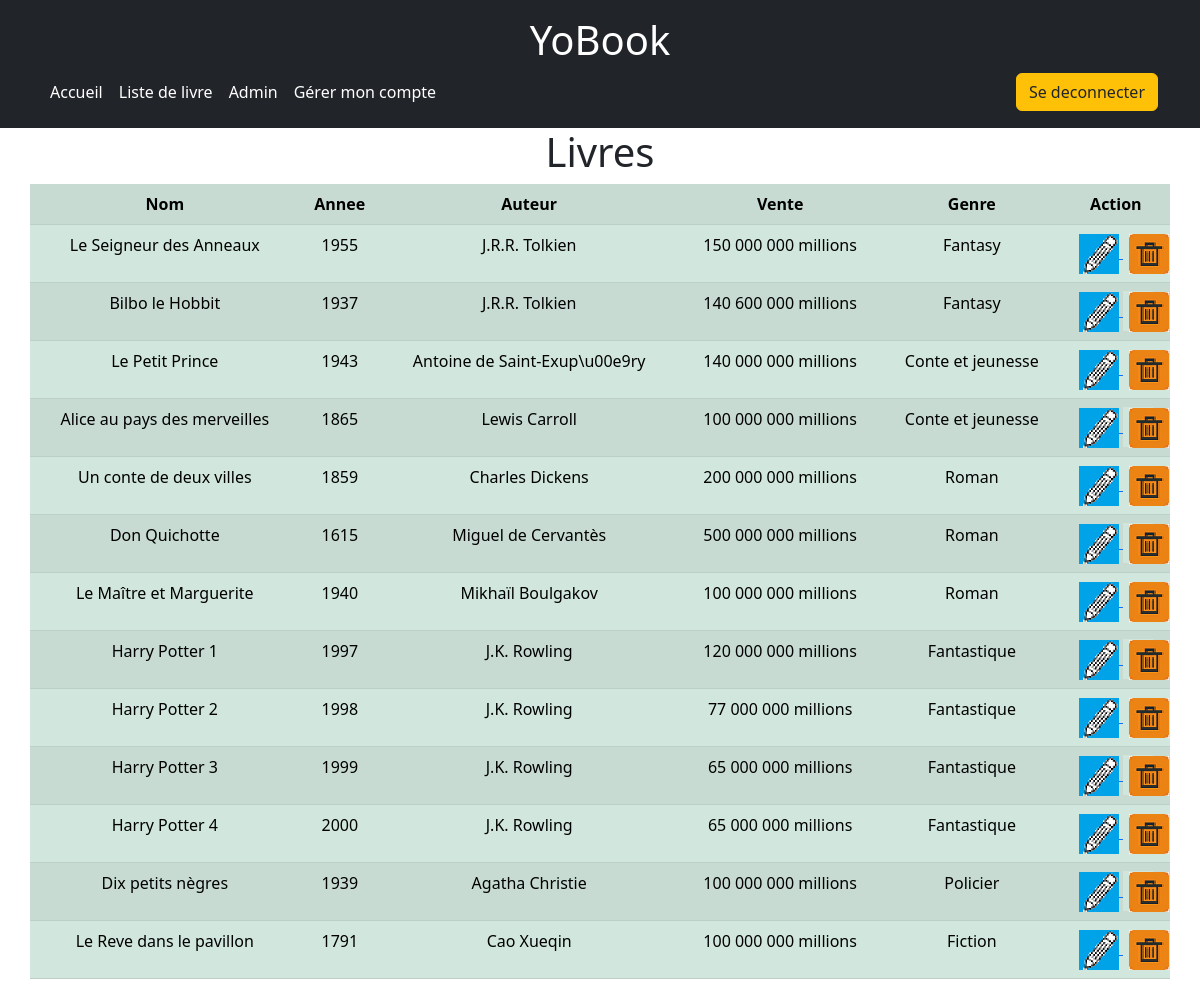
The page /index.php?uc=admin&action=listLivres (signed in) on the database as committed earlier.
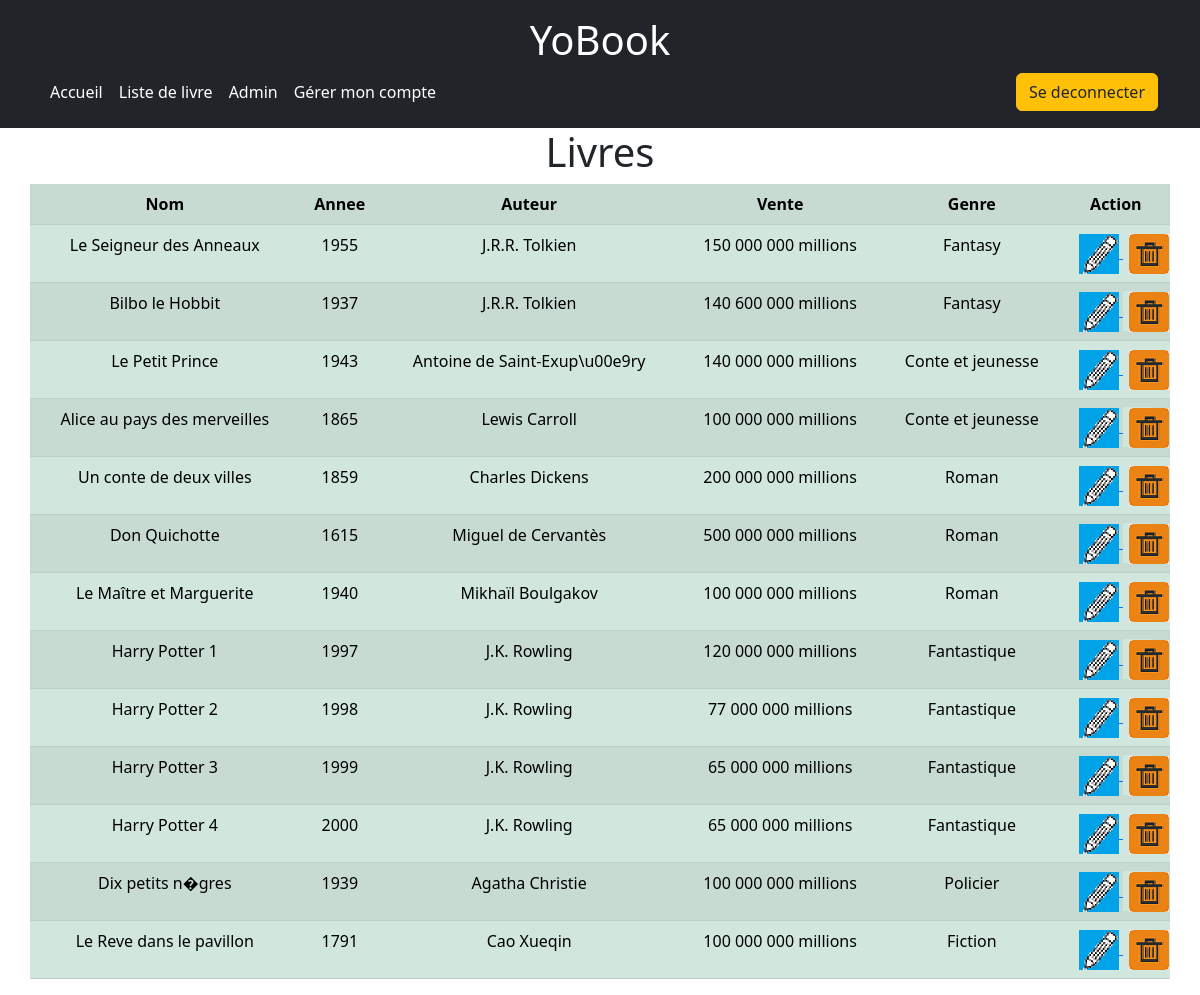
The same page on the database as committed later.
### tables this page shows
CREATE TABLE `livre` (
  `idlivre` int(11) NOT NULL AUTO_INCREMENT,
  `nom` varchar(100) DEFAULT NULL,
  `annee` int(11) DEFAULT NULL,
  `description` varchar(10000) DEFAULT NULL,
  `auteur` varchar(100) DEFAULT NULL,
  `vente` int(11) DEFAULT NULL,
  `idgenre` int(11) NOT NULL,
  `image` varchar(100) DEFAULT NULL,
  PRIMARY KEY (`idlivre`,`idgenre`),
  KEY `fk_livre_genre1_idx` (`idgenre`),
  CONSTRAINT `fk_livre_genre1` FOREIGN KEY (`idgenre`) REFERENCES `genre` (`idgenre`) ON DELETE NO ACTION ON UPDATE NO ACTION
);

CREATE TABLE `genre` (
  `idgenre` int(11) NOT NULL AUTO_INCREMENT,
  `genre` varchar(45) DEFAULT NULL,
  PRIMARY KEY (`idgenre`)
);

### modeles/User.php (called while the page is built, shortened)
<?php
class User
{
    public static function isAdminConnected()
    {
        return ($_SESSION["compte"]["admin"] == 1) ? true : false ;
    }
    public static function isNotConnected()
    {
        return ($_SESSION["compte"]["utilisateur"] == 0 && $_SESSION["compte"]["admin"] == 0) ? true : false ;
    }
}

### modeles/monPdo.php (called while the page is built, shortened)
<?php
class MonPdo
{
    private static $serveur = 'mysql:host=localhost';
    private static $bdd = 'dbname=dblivre';
    private static $user = 'dbmonstres';
    private static $mdp = 'MegaSecret';
    private static $unPdo = null;
    private function __construct()
    {
        MonPdo::$unPdo = new PDO(MonPdo::$serveur . ';' . MonPdo::$bdd, MonPdo::$user, MonPdo::$mdp);
        MonPdo::$unPdo->query("SET CHARACTER SET utf8");
        MonPdo::$unPdo->setAttribute(PDO::ATTR_ERRMODE, PDO::ERRMODE_EXCEPTION);
    }
    public static function getInstance()
    {
        if (self::$unPdo == null) {
            self::$monPdo = new MonPdo();
        }
        return self::$unPdo;
    }
    public static function dbRun($sql, $param = null)
    {
        $statement = MonPdo::getInstance()->prepare($sql);
        $statement->execute($param);
        return $statement;
    }
}

### modeles/genre.php (called while the page is built, shortened)
<?php
class Genre
{
    public static function findById(int $id)
    {
        $sql = "SELECT `idgenre`, `genre` FROM genre WHERE idgenre = ?";
        $param = [$id];
        $statement = MonPdo::getInstance()->prepare($sql);
        $statement->execute($param);
        $statement->setFetchMode(PDO::FETCH_CLASS | PDO::FETCH_PROPS_LATE, 'Livre');
        return $statement->fetch();
    }
}

### vues/admin/tableauLivre.php (the view, shortened to what this page needs)
<div class="container text-center">
    <h1>Livres</h1>
    <div class="row">
        <table class="table table-success table-striped">
            <tr>
                <th>Nom</th>
                <th>Annee</th>
                <th>Auteur</th>
                <th>Vente</th>
                <th>Genre</th>
                <th>Action</th>
            </tr>
            <?php
            foreach ($dataLivre as $livre) {
            ?>
                <tr>
                    <td><?= $livre->getNom() ?></td>
                    <td><?= $livre->getAnnee() ?></td>
                    <td><?= $livre->getAuteur() ?></td>
                    <td><?= Livre::ChangeNumberFormat($livre->getVente()) ?></td>
                    <td><?php
                    $genre = Genre::findById($livre->getIdgenre());
                    echo $genre->genre;
                    ?>
                    </td>
                    <td>
                        <a href="index.php?uc=admin&action=modifierLivre&id=<?= $livre->getIdlivre() ?>">
                            <img src="img/crayon.png" alt="image de modification">
                        </a>
                        <button onclick="document.getElementById('id01').style.display='block'" class="delete">
                            <img src="img/suppression.png" alt="image de suppression">
                        </button>
                    </td>
                </tr>
            <?php
            }
            ?>
        </table>
    </div>
</div>

### vues/header.php (shortened to what this page needs)
<!DOCTYPE html>
<html lang="fr">
<head>
    <link href="https://cdn.jsdelivr.net/npm/bootstrap@5.2.1/dist/css/bootstrap.min.css" rel="stylesheet">
</head>
<body class="d-flex flex-column h-100">
    <header class="p-3 bg-dark text-white">
        <div class="text-center">
            <p class="h1">YoBook</p>
        </div>
        <div class="container">
            <div class="d-flex flex-wrap align-items-center justify-content-center justify-content-lg-start">
                <ul class="nav col-12 col-lg-auto me-lg-auto mb-2 justify-content-center mb-md-0">
                    <li><a href="index.php" class="nav-link px-2 text-white">Accueil</a></li>
                    <li><a href="index.php?uc=liste&action=liste" class="nav-link px-2 text-white">Liste de livre</a></li>
                    <?php
                    if (isset($_SESSION["compte"])) {
                        if (User::isAdminConnected()) {
                    ?>
                            <li><a href="index.php?uc=admin" class="nav-link px-2 text-white">Admin</a></li>
                        <?php
                        } elseif (User::isUserConnected()) {
                        ?>
                            <li><a href="index.php?uc=listePerso&action=listePerso" class="nav-link px-2 text-white">Ma liste</a></li>
                        <?php
                        } else {
                            echo "";
                        }
                        ?>
                        <?php
                        if (isset($_SESSION["idutilisateur"])) {
                        ?>
                            <li><a href="index.php?uc=compte" class="nav-link px-2 text-white">Gérer mon compte</a></li>
                    <?php
                        }
                    }
                    ?>
                </ul>
                <div class="text-end">
                    <?php
                    if (User::isNotConnected()) {
                    ?>
                        <button type="button" class="btn btn-warning"><a href="index.php?uc=connect" class="text-decoration-none text-dark">Se connecter</a></button>
                    <?php
                    } else {
                    ?>
                        <button type="button" class="btn btn-warning"><a href="index.php?uc=connect&action=disconnect" class="text-decoration-none text-dark">Se deconnecter</a></button>
                    <?php
                    }
                    ?>
                </div>
            </div>
        </div>
    </header>

### index.php (shortened to what this page needs)
<?php
include("modeles/Livre.php");
include("modeles/Genre.php");
include("modeles/User.php");
include("modeles/monPdo.php");
include("vues/header.php");
$getUc = filter_input(INPUT_GET,"uc",FILTER_SANITIZE_FULL_SPECIAL_CHARS);
$uc = empty($getUc) ? "accueil" : $getUc;
switch ($uc) {
    case 'admin':
        require_once('controllers/gestionAdmin.php');
        break;
}
include("vues/footer.php");
?>

### controllers/gestionAdmin.php (shortened to what this page needs)
<?php
$action = filter_input(INPUT_GET, "action", FILTER_SANITIZE_FULL_SPECIAL_CHARS);
switch ($action) {
    case 'listLivres':
        $dataLivre = Livre::findAll();
        include("vues/admin/tableauLivre.php");
        break;
}

### modeles/Livre.php (shortened to what this page needs)
<?php
class Livre
{
    private $idlivre;
    private $nom;
    private $annee;
    private $auteur;
    private $vente;
    private $idgenre;
    public function getIdlivre()
    {
        return $this->idlivre;
    }
    public function getNom()
    {
        return $this->nom;
    }
    public function getAnnee()
    {
        return $this->annee;
    }
    public function getAuteur()
    {
        return $this->auteur;
    }
    public function getVente()
    {
        return $this->vente;
    }
    public function getIdgenre() : int
    {
        return $this->idgenre;
    }
    public static function findAll(): array
    {
        $sql = "SELECT `idlivre`, `nom`, `annee`, `description`, `auteur`, `vente`, `idgenre`, `image` FROM livre ORDER BY `idgenre`, `auteur`";
        $param = [];
        $query = MonPdo::dbRun($sql, $param);
        return $query->fetchAll(PDO::FETCH_CLASS | PDO::FETCH_PROPS_LATE, 'Livre');
    }
    public static function ChangeNumberFormat($data)
    {
        if ($data >= 1000000000) {
            return "<p>" . number_format($data, 0, ' ', ' ') . " milliards</p>";
        } elseif ($data >= 1000000) {
            return "<p>" . number_format($data, 0, ' ', ' ') . " millions</p>";
        } elseif ($data < 1000000) {
            return "<p>" . number_format($data, 0, ' ', ' ') . " milliers</p>";
        }
    }
}

### vues/footer.php
</body>
</html>

Rows that differ between the two databases and show on the page:
changed livre "Agatha Christie": nom "Dix petits nègres" → "Dix petits n�gres"
